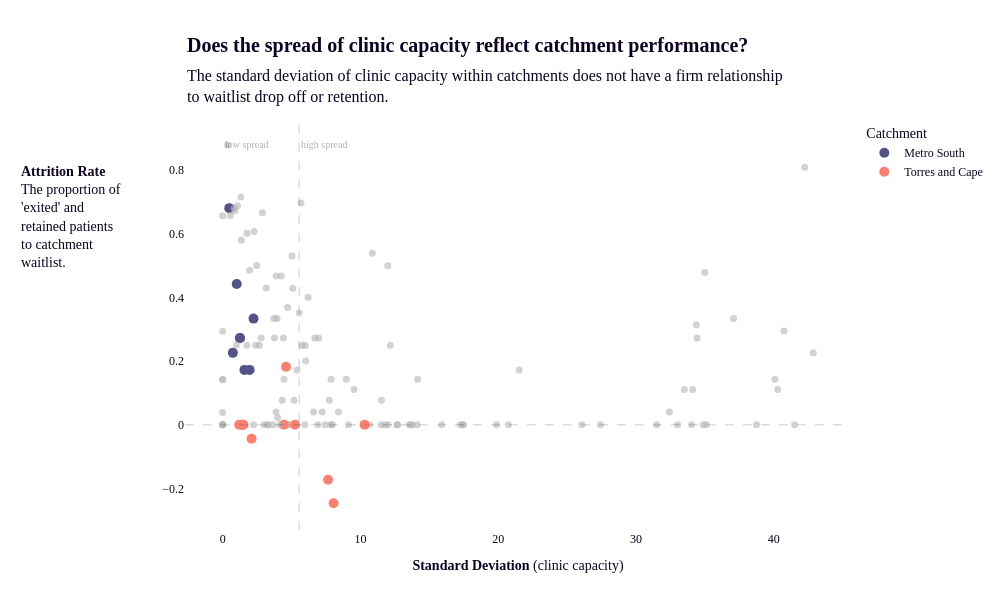

The notebook cell saved with this chart:
### Markdown cell above
### Homogeneity
#### Does the spread of clinic capacity reflect catchment performance?

A potential explanatory variable is the spread of clinic capacities among catchments.   
However, no meaningful relationship was observed between clinic capacity spread and 'exit' rate, retention, or within-target throughput.

### Code cell
import plotly.graph_objects as go
import numpy as np

df_exit_interpretation['wait_results'] = df_exit_interpretation.apply(
    lambda row: row['exit_results'] if row['exit_interpretation'] != 'within target'
    else 0,
    axis=1
)

df_merged = df_exit_interpretation.merge(
    df_catchment_capacity[['catchment', 'quarter', 'catchment_waiting_total', 'standard_deviation']],
    on=['catchment', 'quarter'],
    how='left'
)

df_merged['attrition_rate'] = df_merged['wait_results'] / df_merged['catchment_waiting_total']

sd_midline = df_merged['standard_deviation'].median()


ACCENT_CATCHMENTS = {
    'Torres and Cape': 'rgba(250, 128, 114, 1)',
    'Metro South': 'rgba(83, 83, 135, 1)',
}
GREY = 'rgba(180, 180, 180, 0.6)'

fig5 = go.Figure()

for catchment, group in df_merged.groupby('catchment'):
    color = ACCENT_CATCHMENTS.get(catchment, GREY)
    is_accent = catchment in ACCENT_CATCHMENTS

    fig5.add_trace(go.Scatter(
        x=group['standard_deviation'],
        y=group['attrition_rate'],
        mode='markers',
        name=catchment,
        marker=dict(
            size=10 if is_accent else 7,
            color=color,
        ),
        text=group['quarter'].astype(str),
        hovertemplate=f'<b>{catchment}</b><br>Quarter: %{{text}}<br>SD: %{{x:.1f}}<br>Exit: %{{y}}<extra></extra>',
        showlegend=is_accent,
    ))

# quadrant lines
fig5.add_hline(y=0, line_dash='dash', line_color='rgba(0,0,0,0.2)', line_width=1)
fig5.add_vline(x=sd_midline, line_dash='dash', line_color='rgba(0,0,0,0.2)', line_width=1)

# quadrant labels
fig5.add_annotation(x=sd_midline, y=df_merged['attrition_rate'].max(),
    text="high spread", showarrow=False, font=dict(size=10, color='rgba(0,0,0,0.3)'), xanchor='left')
fig5.add_annotation(x=0, y=df_merged['attrition_rate'].max(),
    text="low spread", showarrow=False, font=dict(size=10, color='rgba(0,0,0,0.3)'), xanchor='left')
fig5.add_annotation(
    x=0, y=1.15, xref="paper", yref="paper",
    text="<b>Does the spread of clinic capacity reflect catchment performance?</b>",
    showarrow=False, font=dict(size=20), align="left",
    xanchor="left", yanchor="bottom"
)
fig5.add_annotation(
    x=0, y=1.03, xref="paper", yref="paper",
    text="The standard deviation of clinic capacity within catchments does not have a firm relationship <br>to waitlist drop off or retention.",
    showarrow=False, font=dict(size=16), align="left",
    xanchor="left", yanchor="bottom"
)
fig5.add_annotation(
    x=-0.25, y=.63, xref="paper", yref="paper",
    xanchor="left", yanchor="bottom",
    text="<b>Attrition Rate</b><br>The proportion of <br>'exited' and <br>retained patients <br>to catchment <br>waitlist.",
    showarrow=False,
    font=dict(size=14, color="rgba(13, 2, 33, 1)",),
    align="left",
    textangle=0
)
fig5.update_layout(
    title='',
    xaxis_title="<b>Standard Deviation</b> (clinic capacity)",
    yaxis_title='',
    height=600,
    width=1000,
    margin=dict(l=185, r=50, t=120, b=70),
    paper_bgcolor='rgba(255,255,255,1)',
    plot_bgcolor='rgba(255,255,255,1)',
    font=dict(family='DM Sans', color='rgba(13, 2, 33, 1)'),
    legend=dict(title='Catchment'),
)

### Figure 1 — Plotly figure (JSON) as saved in the notebook; plotly's stock layout.template omitted (floating-point values rounded to 4 significant figures)
{"data": [{"hovertemplate": "<b>Cairns and Hinterland</b><br>Quarter: %{text}<br>SD: %{x:.1f}<br>Exit: %{y}<extra></extra>", "marker": {"color": "rgba(180, 180, 180, 0.6)", "size": 7}, "mode": "markers", "name": "Cairns and Hinterland", "showlegend": false, "text": ["2023-04-01", "2023-07-01", "2023-10-01", "2024-01-01", "2024-04-01", "2024-07-01", "2024-10-01", "2025-01-01", "2025-04-01"], "type": "scatter", "x": [31.5, 38.75, 42.87, 34.87, 41.51, 27.42, 40.08, 37.08, 40.74], "y": [0, 0, 0.2258, 0, 0, 0, 0.1429, 0.3334, 0.2941]}, {"hovertemplate": "<b>Central Queensland</b><br>Quarter: %{text}<br>SD: %{x:.1f}<br>Exit: %{y}<extra></extra>", "marker": {"color": "rgba(180, 180, 180, 0.6)", "size": 7}, "mode": "markers", "name": "Central Queensland", "showlegend": false, "text": ["2023-04-01", "2023-07-01", "2023-10-01", "2024-01-01", "2024-04-01", "2024-07-01", "2024-10-01", "2025-01-01", "2025-04-01"], "type": "scatter", "x": [4.82, 3.01, 32.42, 7.45, 4.78, 9.13, 2.24, 6.92, 5.3], "y": [0, 0, 0.04001, 0, 0, 0, 0, 0, 0]}, {"hovertemplate": "<b>Central West</b><br>Quarter: %{text}<br>SD: %{x:.1f}<br>Exit: %{y}<extra></extra>", "marker": {"color": "rgba(180, 180, 180, 0.6)", "size": 7}, "mode": "markers", "name": "Central West", "showlegend": false, "text": ["2023-04-01", "2023-07-01", "2023-10-01", "2024-01-01", "2024-04-01", "2024-07-01", "2024-10-01", "2025-01-01", "2025-04-01"], "type": "scatter", "x": [0, 0, 0, 0, 0, 0, 0, 0, 0], "y": [0, 0.1426, 0.1424, 0.6565, 0.03862, 0, 0, 0, 0.2939]}, {"hovertemplate": "<b>Darling Downs</b><br>Quarter: %{text}<br>SD: %{x:.1f}<br>Exit: %{y}<extra></extra>", "marker": {"color": "rgba(180, 180, 180, 0.6)", "size": 7}, "mode": "markers", "name": "Darling Downs", "showlegend": false, "text": ["2023-04-01", "2023-07-01", "2023-10-01", "2024-01-01", "2024-04-01", "2024-07-01", "2024-10-01", "2025-01-01", "2025-04-01"], "type": "scatter", "x": [11.53, 7.74, 6.97, 7.22, 5.09, 6.69, 6.2, 10.86, 5.03], "y": [0.07692, 0.0769, 0.2727, 0.04, 0.4286, 0.2727, 0.4, 0.5385, 0.5295]}, {"hovertemplate": "<b>Gold Coast</b><br>Quarter: %{text}<br>SD: %{x:.1f}<br>Exit: %{y}<extra></extra>", "marker": {"color": "rgba(180, 180, 180, 0.6)", "size": 7}, "mode": "markers", "name": "Gold Coast", "showlegend": false, "text": ["2023-04-01", "2023-07-01", "2023-10-01", "2024-01-01", "2024-04-01", "2024-07-01", "2024-10-01", "2025-01-01", "2025-04-01"], "type": "scatter", "x": [4.32, 3.29, 8.4, 9.53, 12.17, 7.87, 6.03, 2.67, 3.26], "y": [0.07689, 0, 0.04001, 0.1112, 0.25, 0.1429, 0.2, 0.25, 0]}, {"hovertemplate": "<b>Mackay</b><br>Quarter: %{text}<br>SD: %{x:.1f}<br>Exit: %{y}<extra></extra>", "marker": {"color": "rgba(180, 180, 180, 0.6)", "size": 7}, "mode": "markers", "name": "Mackay", "showlegend": false, "text": ["2023-04-01", "2023-07-01", "2023-10-01", "2024-01-01", "2024-04-01", "2024-07-01", "2024-10-01", "2025-01-01", "2025-04-01"], "type": "scatter", "x": [20.73, 19.88, 11.98, 7.85, 17.42, 11.79, 14.12, 15.9, 4.41], "y": [0, 0, 0.499, 0, 0, 0, 0, 0, 0.2728]}, {"hovertemplate": "<b>Metro North</b><br>Quarter: %{text}<br>SD: %{x:.1f}<br>Exit: %{y}<extra></extra>", "marker": {"color": "rgba(180, 180, 180, 0.6)", "size": 7}, "mode": "markers", "name": "Metro North", "showlegend": false, "text": ["2023-04-01", "2023-07-01", "2023-10-01", "2024-01-01", "2024-04-01", "2024-07-01", "2024-10-01", "2025-01-01", "2025-04-01"], "type": "scatter", "x": [26.07, 13.76, 34.11, 34.03, 35.1, 40.29, 42.24, 5.69, 2.79], "y": [0, 0, 0.1111, 0, 0, 0.1111, 0.808, 0.6962, 0.2727]}, {"hovertemplate": "<b>Metro South</b><br>Quarter: %{text}<br>SD: %{x:.1f}<br>Exit: %{y}<extra></extra>", "marker": {"color": "rgba(83, 83, 135, 1)", "size": 10}, "mode": "markers", "name": "Metro South", "showlegend": true, "text": ["2023-04-01", "2023-07-01", "2023-10-01", "2024-01-01", "2024-04-01", "2024-07-01", "2024-10-01", "2025-01-01", "2025-04-01"], "type": "scatter", "x": [1.41, 0.74, 1.02, 1.26, 2.24, 1.58, 1.95, 1.25, 0.48], "y": [0, 0.2258, 0.4419, 0.2727, 0.3333, 0.1724, 0.1724, 0.2727, 0.6799]}, {"hovertemplate": "<b>North West</b><br>Quarter: %{text}<br>SD: %{x:.1f}<br>Exit: %{y}<extra></extra>", "marker": {"color": "rgba(180, 180, 180, 0.6)", "size": 7}, "mode": "markers", "name": "North West", "showlegend": false, "text": ["2023-04-01", "2023-07-01", "2023-10-01", "2024-01-01", "2024-04-01", "2024-07-01", "2024-10-01", "2025-01-01", "2025-04-01"], "type": "scatter", "x": [1.96, 3.16, 2.89, 4, 12, 17.25, 0.55, 6.6, 6], "y": [0.4852, 0.4294, 0.6652, 0.02222, 0, 0, 0.657, 0.04065, 0.2492]}, {"hovertemplate": "<b>South West</b><br>Quarter: %{text}<br>SD: %{x:.1f}<br>Exit: %{y}<extra></extra>", "marker": {"color": "rgba(180, 180, 180, 0.6)", "size": 7}, "mode": "markers", "name": "South West", "showlegend": false, "text": ["2023-04-01", "2023-07-01", "2023-10-01", "2024-01-01", "2024-04-01", "2024-07-01", "2024-10-01", "2025-01-01", "2025-04-01"], "type": "scatter", "x": [17.48, 12.66, 13.55, 11.5, 7.96, 12.69, 10.33, 10.66, 13.65], "y": [0, 0, 0, 0, 0, 0, 0, 0, 0]}, {"hovertemplate": "<b>Sunshine Coast</b><br>Quarter: %{text}<br>SD: %{x:.1f}<br>Exit: %{y}<extra></extra>", "marker": {"color": "rgba(180, 180, 180, 0.6)", "size": 7}, "mode": "markers", "name": "Sunshine Coast", "showlegend": false, "text": ["2023-04-01", "2023-07-01", "2023-10-01", "2024-01-01", "2024-04-01", "2024-07-01", "2024-10-01", "2025-01-01", "2025-04-01"], "type": "scatter", "x": [0.84, 33.02, 33.51, 34.38, 0.88, 0.99, 1.65, 34.43, 34.99], "y": [0.68, 0, 0.111, 0.3143, 0.6711, 0.25, 0, 0.2727, 0.4778]}, {"hovertemplate": "<b>Torres and Cape</b><br>Quarter: %{text}<br>SD: %{x:.1f}<br>Exit: %{y}<extra></extra>", "marker": {"color": "rgba(250, 128, 114, 1)", "size": 10}, "mode": "markers", "name": "Torres and Cape", "showlegend": true, "text": ["2023-04-01", "2023-07-01", "2023-10-01", "2024-01-01", "2024-04-01", "2024-07-01", "2024-10-01", "2025-01-01", "2025-04-01"], "type": "scatter", "x": [1.5, 1.2, 2.1, 4.45, 5.25, 8.05, 4.6, 7.65, 10.3], "y": [0, 0, -0.04364, 0, 0, -0.2461, 0.1819, -0.1725, 0]}, {"hovertemplate": "<b>Townsville</b><br>Quarter: %{text}<br>SD: %{x:.1f}<br>Exit: %{y}<extra></extra>", "marker": {"color": "rgba(180, 180, 180, 0.6)", "size": 7}, "mode": "markers", "name": "Townsville", "showlegend": false, "text": ["2023-04-01", "2023-07-01", "2023-10-01", "2024-01-01", "2024-04-01", "2024-07-01", "2024-10-01", "2025-01-01", "2025-04-01"], "type": "scatter", "x": [5.39, 8.97, 5.97, 14.15, 21.52, 3.87, 5.76, 4.13, 5.55], "y": [0.1723, 0.143, 0, 0.1429, 0.1724, 0.03995, 0.2499, 0, 0.3513]}, {"hovertemplate": "<b>West Moreton</b><br>Quarter: %{text}<br>SD: %{x:.1f}<br>Exit: %{y}<extra></extra>", "marker": {"color": "rgba(180, 180, 180, 0.6)", "size": 7}, "mode": "markers", "name": "West Moreton", "showlegend": false, "text": ["2023-04-01", "2023-07-01", "2023-10-01", "2024-01-01", "2024-04-01", "2024-07-01", "2024-10-01", "2025-01-01", "2025-04-01"], "type": "scatter", "x": [1.35, 3.72, 0.35, 2.47, 1.07, 4.45, 2.28, 1.32, 1.76], "y": [0.5789, 0.3333, 0.8785, 0.4997, 0.6874, 0.1429, 0.6068, 0.7148, 0.6013]}, {"hovertemplate": "<b>Wide Bay</b><br>Quarter: %{text}<br>SD: %{x:.1f}<br>Exit: %{y}<extra></extra>", "marker": {"color": "rgba(180, 180, 180, 0.6)", "size": 7}, "mode": "markers", "name": "Wide Bay", "showlegend": false, "text": ["2023-04-01", "2023-07-01", "2023-10-01", "2024-01-01", "2024-04-01", "2024-07-01", "2024-10-01", "2025-01-01", "2025-04-01"], "type": "scatter", "x": [4.25, 3.76, 4.72, 5.18, 3.95, 3.63, 3.88, 2.4, 1.76], "y": [0.4667, 0.2727, 0.3684, 0.07696, 0.3334, 0, 0.4667, 0.25, 0.25]}], "layout": {"annotations": [{"font": {"color": "rgba(0,0,0,0.3)", "size": 10}, "showarrow": false, "text": "high spread", "x": 5.55, "xanchor": "left", "y": 0.8785}, {"font": {"color": "rgba(0,0,0,0.3)", "size": 10}, "showarrow": false, "text": "low spread", "x": 0, "xanchor": "left", "y": 0.8785}, {"align": "left", "font": {"size": 20}, "showarrow": false, "text": "<b>Does the spread of clinic capacity reflect catchment performance?</b>", "x": 0, "xanchor": "left", "xref": "paper", "y": 1.15, "yanchor": "bottom", "yref": "paper"}, {"align": "left", "font": {"size": 16}, "showarrow": false, "text": "The standard deviation of clinic capacity within catchments does not have a firm relationship <br>to waitlist drop off or retention.", "x": 0, "xanchor": "left", "xref": "paper", "y": 1.03, "yanchor": "bottom", "yref": "paper"}, {"align": "left", "font": {"color": "rgba(13, 2, 33, 1)", "size": 14}, "showarrow": false, "text": "<b>Attrition Rate</b><br>The proportion of <br>'exited' and <br>retained patients <br>to catchment <br>waitlist.", "textangle": 0, "x": -0.25, "xanchor": "left", "xref": "paper", "y": 0.63, "yanchor": "bottom", "yref": "paper"}], "font": {"color": "rgba(13, 2, 33, 1)", "family": "DM Sans"}, "height": 600, "legend": {"title": {"text": "Catchment"}}, "margin": {"b": 70, "l": 185, "r": 50, "t": 120}, "paper_bgcolor": "rgba(255,255,255,1)", "plot_bgcolor": "rgba(255,255,255,1)", "shapes": [{"line": {"color": "rgba(0,0,0,0.2)", "dash": "dash", "width": 1}, "type": "line", "x0": 0, "x1": 1, "xref": "x domain", "y0": 0, "y1": 0, "yref": "y"}, {"line": {"color": "rgba(0,0,0,0.2)", "dash": "dash", "width": 1}, "type": "line", "x0": 5.55, "x1": 5.55, "xref": "x", "y0": 0, "y1": 1, "yref": "y domain"}], "title": {"text": ""}, "width": 1000, "xaxis": {"title": {"text": "<b>Standard Deviation</b> (clinic capacity)"}}, "yaxis": {"title": {"text": ""}}}}
